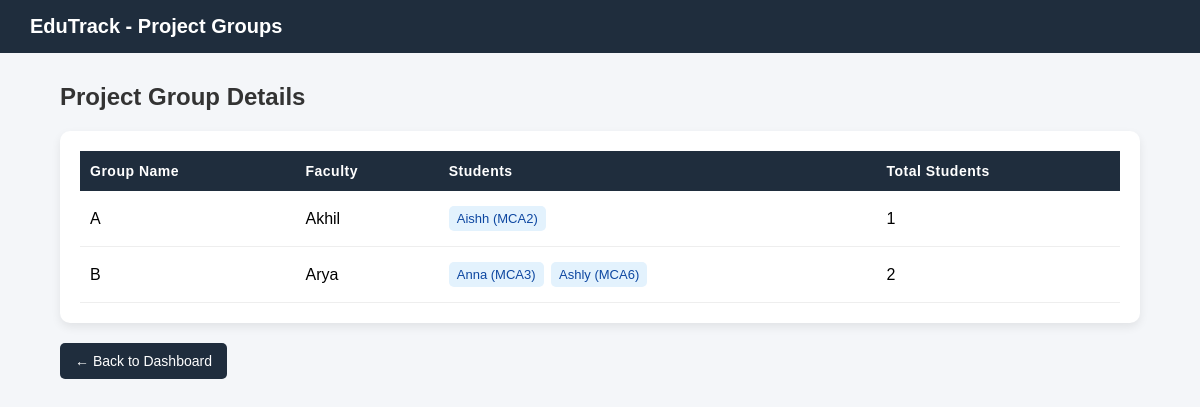
The page /WAdmin/project-groups/ on the database as committed earlier.
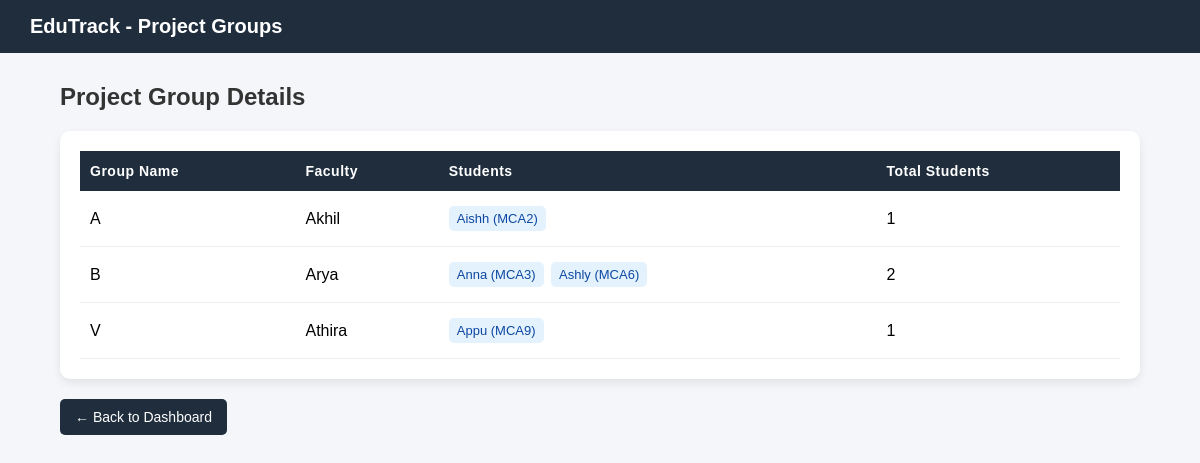
The same page on the database as committed later.
### Admin/models.py (models this page shows, shortened)
class ProjectGroup(models.Model):
    group_name = models.CharField(max_length=100)
    faculty = models.ForeignKey(Faculty, on_delete=models.CASCADE)
    students = models.ManyToManyField(Student)

class Faculty(models.Model):
    faculty_id = models.CharField(max_length=20, unique=True)
    name = models.CharField(max_length=100)
    email = models.EmailField(unique=True)
    phone = models.CharField(max_length=15)
    department = models.CharField(max_length=50)
    designation = models.CharField(max_length=50)
    password = models.CharField(max_length=100)

class Student(models.Model):
    admission_number = models.CharField(max_length=30, unique=True)
    name = models.CharField(max_length=100)
    email = models.EmailField(unique=True)
    phone = models.CharField(max_length=15)
    department = models.CharField(max_length=50)
    course = models.CharField(max_length=10)  # BCA / MCA
    academic_batch = models.CharField(max_length=20)  # previously course_batch
    file_batch = models.CharField(max_length=5)  # A/B/C/D
    password = models.CharField(max_length=255)

### Admin/views.py (the view)
# urls.py: path('project-groups/', views.view_project_groups, name='view_project_groups'),
def view_project_groups(request):
    groups = ProjectGroup.objects.all()
    return render(request, 'Admin/view_project_group.html', {'groups': groups})

### Admin/templates/Admin/view_project_group.html (shortened to what this page needs)
<!doctype html>
<html lang="en">
  <head>
  </head>
  <body>
    <div class="navbar">EduTrack - Project Groups</div>
    <div class="container">
      <h2>Project Group Details</h2>
      <div class="card">
        {% if groups %}
        <table>
          <thead>
            <tr>
              <th>Group Name</th>
              <th>Faculty</th>
              <th>Students</th>
              <th>Total Students</th>
            </tr>
          </thead>
          <tbody>
            {% for group in groups %}
            <tr>
              <td>{{ group.group_name }}</td>
              <td>{{ group.faculty.name }}</td>
              <td>
                <div class="students-list">
                  {% for student in group.students.all %}
                  <span>
                    {{ student.name }} ({{ student.admission_number }})
                  </span>
                  {% empty %} No Students Assigned {% endfor %}
                </div>
              </td>
              <td>{{ group.students.count }}</td>
            </tr>
            {% endfor %}
          </tbody>
        </table>
        {% else %}
        <div class="empty-message">No Project Groups Created Yet.</div>
        {% endif %}
      </div>
      <a href="{% url 'WAdmin:admin_dashboard' %}" class="back-btn">
        ← Back to Dashboard
      </a>
    </div>
  </body>
</html>

### Admin/templates/Admin/view_project_group.html (style rules this page uses)
body { font-family: Arial, sans-serif; background-color: #f4f6f9; margin: 0; padding: 0; }
.navbar { background-color: #1f2d3d; color: white; padding: 15px 30px; font-size: 20px; font-weight: bold; }
.container { width: 90%; margin: 30px auto; }
h2 { margin-bottom: 20px; color: #333; }
.card { background: white; border-radius: 10px; padding: 20px; box-shadow: 0px 4px 10px rgba(0, 0, 0, 0.08); }
table { width: 100%; border-collapse: collapse; }
thead { background-color: #1f2d3d; color: white; }
th, td { padding: 12px 10px; text-align: left; }
th { font-size: 14px; letter-spacing: 0.5px; }
tbody tr { border-bottom: 1px solid #eee; }
.students-list span { display: inline-block; background: #e3f2fd; color: #0d47a1; padding: 5px 8px; border-radius: 5px; margin: 3px 3px 3px 0; font-size: 13px; }
.back-btn { display: inline-block; margin-top: 20px; text-decoration: none; padding: 10px 15px; background-color: #1f2d3d; color: white; border-radius: 5px; font-size: 14px; }

Rows that differ between the two databases and show on the page:
added ProjectGroup: group_name "V", faculty.name "Athira", students.count "1"
added Student: name "Appu", admission_number "MCA9", shown under "V"
